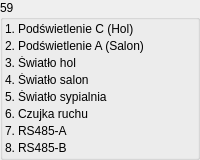
           <widget class="QGroupBox" name="groupBox_13">
            <property name="title">
             <string>59</string>
            </property>
            <layout class="QFormLayout" name="formLayout_13">
             <property name="horizontalSpacing">
              <number>3</number>
             </property>
             <property name="verticalSpacing">
              <number>3</number>
             </property>
             <property name="leftMargin">
              <number>2</number>
             </property>
             <property name="topMargin">
              <number>2</number>
             </property>
             <property name="rightMargin">
              <number>2</number>
             </property>
             <property name="bottomMargin">
              <number>2</number>
             </property>
             <item row="0" column="0">
              <widget class="QLabel" name="label_305">
               <property name="text">
                <string>1.</string>
               </property>
              </widget>
             </item>
             <item row="0" column="1">
              <widget class="QLabel" name="label_294">
               <property name="text">
                <string>Podświetlenie C (Hol)</string>
               </property>
              </widget>
             </item>
             <item row="1" column="0">
              <widget class="QLabel" name="label_309">
               <property name="text">
                <string>2.</string>
               </property>
              </widget>
             </item>
             <item row="1" column="1">
              <widget class="QLabel" name="label_300">
               <property name="text">
                <string>Podświetlenie A (Salon)</string>
               </property>
              </widget>
             </item>
             <item row="2" column="0">
              <widget class="QLabel" name="label_301">
               <property name="text">
                <string>3.</string>
               </property>
              </widget>
             </item>
             <item row="2" column="1">
              <widget class="QLabel" name="label_310">
               <property name="text">
                <string>Światło hol</string>
               </property>
              </widget>
             </item>
             <item row="3" column="0">
              <widget class="QLabel" name="label_313">
               <property name="text">
                <string>4.</string>
               </property>
              </widget>
             </item>
             <item row="3" column="1">
              <widget class="QLabel" name="label_314">
               <property name="text">
                <string>Światło salon</string>
               </property>
              </widget>
             </item>
             <item row="4" column="0">
              <widget class="QLabel" name="label_302">
               <property name="text">
                <string>5.</string>
               </property>
              </widget>
             </item>
             <item row="4" column="1">
              <widget class="QLabel" name="label_303">
               <property name="text">
                <string>Światło sypialnia</string>
               </property>
              </widget>
             </item>
             <item row="5" column="0">
              <widget class="QLabel" name="label_306">
               <property name="text">
                <string>6.</string>
               </property>
              </widget>
             </item>
             <item row="5" column="1">
              <widget class="QLabel" name="label_307">
               <property name="text">
                <string>Czujka ruchu</string>
               </property>
              </widget>
             </item>
             <item row="6" column="0">
              <widget class="QLabel" name="label_308">
               <property name="text">
                <string>7.</string>
               </property>
              </widget>
             </item>
             <item row="6" column="1">
              <widget class="QLabel" name="label_304">
               <property name="text">
                <string>RS485-A</string>
               </property>
              </widget>
             </item>
             <item row="7" column="0">
              <widget class="QLabel" name="label_311">
               <property name="text">
                <string>8.</string>
               </property>
              </widget>
             </item>
             <item row="7" column="1">
              <widget class="QLabel" name="label_312">
               <property name="text">
                <string>RS485-B</string>
               </property>
              </widget>
             </item>
            </layout>
           </widget>
